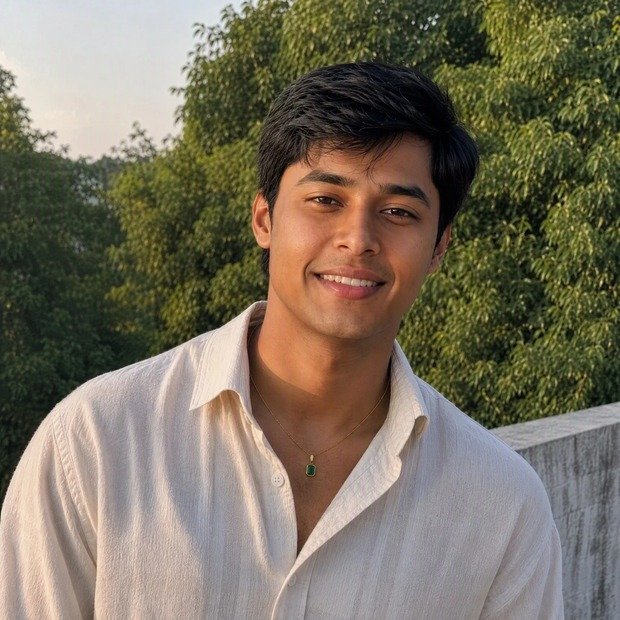
#> input picture profile.jpg, 620 x 620 px
$ python build_ascii_art.py profile.jpg
#> lines starting #> are read from the running program, lines starting #| are printed output that depends on the picture; after the words box and inside, x2 and y2 are one past the last pixel; in counts of white or black regions, pixels touching at a corner belong together
"""
build_ascii_art.py

Converts a portrait photo into blocky, neofetch-style ASCII art:
  1. GrabCut removes the background (so trees/walls/etc. don't turn into noise)
  2. The largest remaining blob (you) is kept, everything else is dropped
  3. Contrast is stretched + CLAHE-enhanced so hair/face/shirt read clearly
  4. The result is downsampled into a character grid using a density ramp

Usage:
    python build_ascii_art.py your_photo.jpg --cols 60 > ascii_lines.txt

Tune --cols for width (60 is a good match for a ~1000px-wide SVG panel).
If the cutout looks wrong (grabbed the wrong region, or clipped your
shoulders), adjust RECT_MARGIN below or pass a tighter/looser photo crop.
"""

import argparse
import numpy as np
import cv2
from PIL import Image

RAMP = " .'`^:;lI!><~+-_?][}{)(|\\/tfjnuvczYXUJCLQ0OZmwqdbkha*8%$@#&"
RECT_MARGIN = 0.02  # fraction of width/height to inset the GrabCut init rectangle


def remove_background(bgr_img):
    h, w = bgr_img.shape[:2]
    mask = np.zeros((h, w), np.uint8)
    bgd_model = np.zeros((1, 65), np.float64)
    fgd_model = np.zeros((1, 65), np.float64)
    rect = (
        int(w * RECT_MARGIN), int(h * RECT_MARGIN),
        int(w * (1 - 2 * RECT_MARGIN)), int(h * (1 - 2 * RECT_MARGIN)),
    )
    cv2.grabCut(bgr_img, mask, rect, bgd_model, fgd_model, 5, cv2.GC_INIT_WITH_RECT)
    fg_mask = np.where((mask == 2) | (mask == 0), 0, 255).astype("uint8")

    kernel = np.ones((7, 7), np.uint8)
    fg_mask = cv2.morphologyEx(fg_mask, cv2.MORPH_OPEN, kernel)
    fg_mask = cv2.morphologyEx(fg_mask, cv2.MORPH_CLOSE, kernel)

    n, labels, stats, _ = cv2.connectedComponentsWithStats(fg_mask, connectivity=8)
    if n > 1:
        largest = 1 + np.argmax(stats[1:, cv2.CC_STAT_AREA])
        fg_mask = np.where(labels == largest, 255, 0).astype("uint8")
    return fg_mask


def enhance_foreground(bgr_img, fg_mask):
    gray = cv2.cvtColor(bgr_img, cv2.COLOR_BGR2GRAY)
    mask_bool = fg_mask > 0

    vals = gray[mask_bool]
    lo, hi = np.percentile(vals, 1), np.percentile(vals, 99)
    stretched = (gray.astype(np.float32) - lo) / max(1.0, (hi - lo)) * 255
    stretched = np.clip(stretched, 0, 255).astype(np.uint8)
    stretched[~mask_bool] = 255

    clahe = cv2.createCLAHE(clipLimit=2.5, tileGridSize=(8, 8))
    enhanced = clahe.apply(stretched)
    enhanced[~mask_bool] = 255
    return enhanced


def to_ascii(gray_array, cols=60, char_aspect=0.50, levels=13, bg_thresh=248):
    img = Image.fromarray(gray_array)
    w, h = img.size
    rows = max(1, int(cols * (h / w) * char_aspect))
    img = img.resize((cols, rows), Image.LANCZOS)
    pixels = list(img.getdata())

    n_bands = min(levels, len(RAMP))
    lines = []
    for r in range(rows):
        row = pixels[r * cols:(r + 1) * cols]
        chars = []
        for p in row:
            if p >= bg_thresh:
                chars.append(" ")
                continue
            band = int((1 - p / 255) * (n_bands - 1))
            idx = int(band * (len(RAMP) - 1) / (n_bands - 1)) if n_bands > 1 else 0
            chars.append(RAMP[idx])
        lines.append("".join(chars).rstrip())

    while lines and not lines[0].strip():
        lines.pop(0)
    while lines and not lines[-1].strip():
        lines.pop()
    return lines


def main():
    ap = argparse.ArgumentParser()
    ap.add_argument("photo")
    ap.add_argument("--cols", type=int, default=60)
    args = ap.parse_args()

    bgr = cv2.imread(args.photo)
#> bgr is the input picture: shape (620, 620, 3); mean B, G, R 94.9, 112.2, 120.7
    fg_mask = remove_background(bgr)
#> in remove_background, `n, labels, stats, _ = cv2.connectedComponentsWithStats(fg_mask, connec..`:
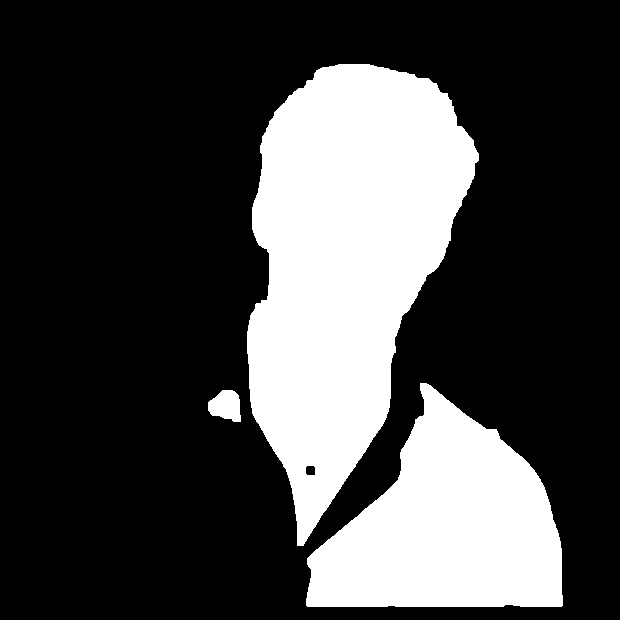
#> fg_mask: shape (620, 620); 27% white; 3 white regions, box (x1, y1, x2, y2) and area: (247, 64, 479, 546) 67462, (306, 383, 563, 607) 35584, (208, 390, 241, 422) 783
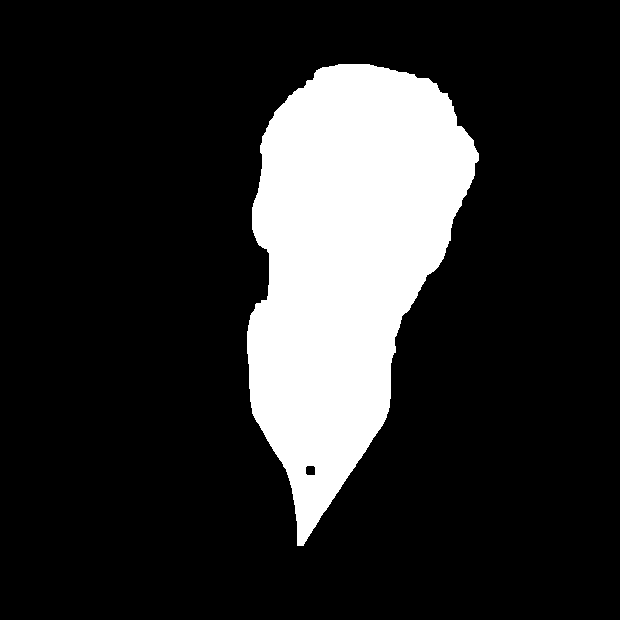
#> fg_mask: shape (620, 620); 17.5% white; 1 white region, box (x1, y1, x2, y2) and area: (247, 64, 479, 546) 67462
    enhanced = enhance_foreground(bgr, fg_mask)
#> in enhance_foreground, `gray = cv2.cvtColor(bgr_img, cv2.COLOR_BGR2GRAY)`:
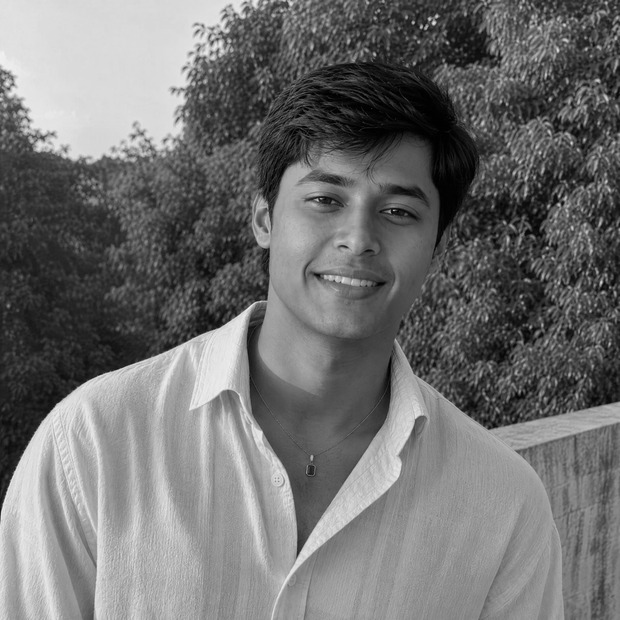
#> gray: shape (620, 620); min 0, max 242, mean 112.8
#> in enhance_foreground, `lo, hi = np.percentile(vals, 1), np.percentile(vals, 99)`: lo = 1; hi = 176
#> in enhance_foreground, `stretched = np.clip(stretched, 0, 255).astype(np.uint8)`:
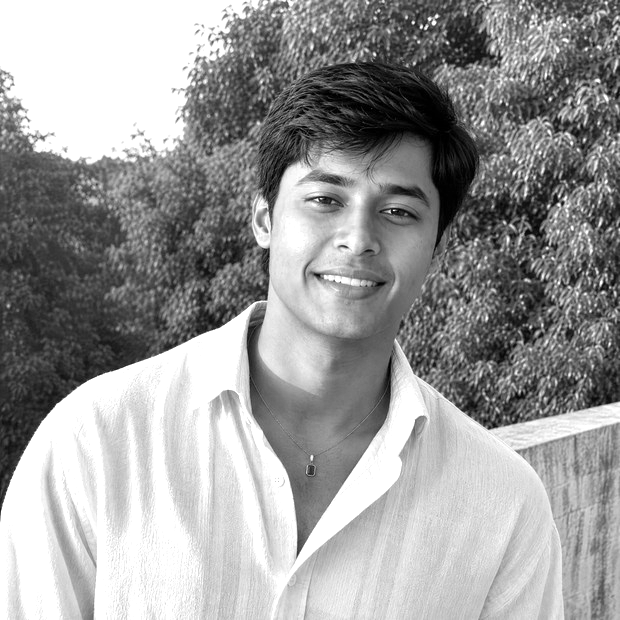
#> stretched: shape (620, 620); min 0, max 255, mean 154.9
#> in enhance_foreground, `stretched[~mask_bool] = 255`:
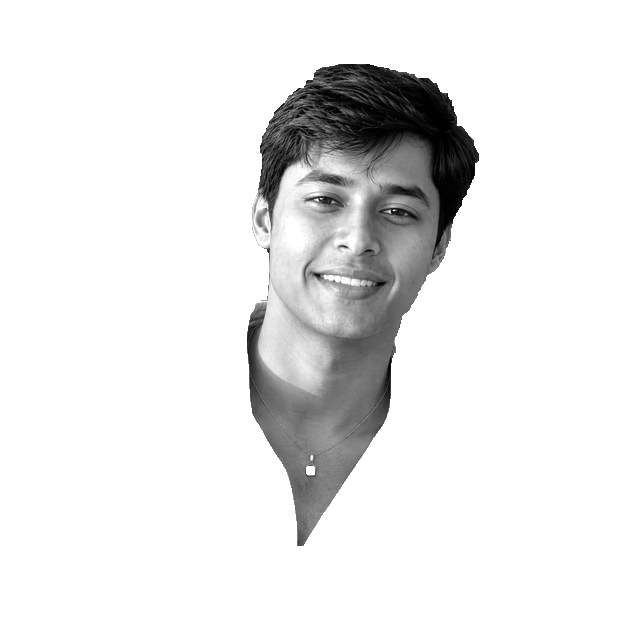
#> stretched: shape (620, 620); min 0, max 255, mean 231.2
#> in enhance_foreground, `enhanced = clahe.apply(stretched)`:
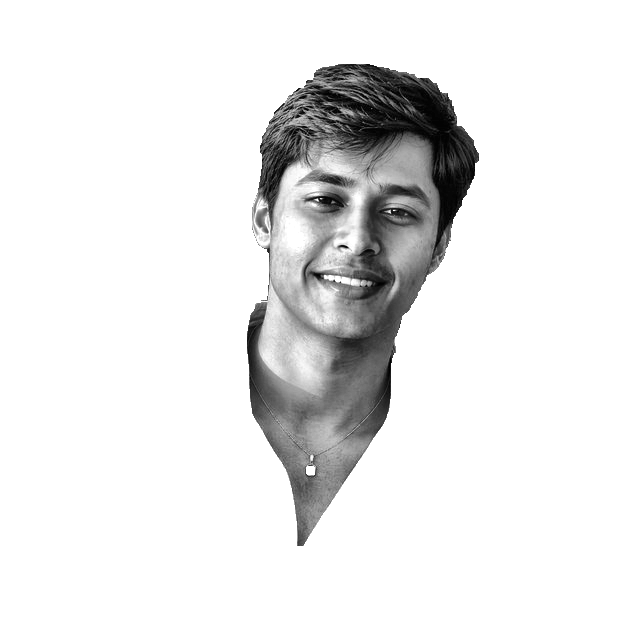
#> enhanced: shape (620, 620); min 0, max 255, mean 231.3
    for line in to_ascii(enhanced, cols=args.cols):
#> in to_ascii, `w, h = img.size`: w = 620
#> in to_ascii, `rows = max(1, int(cols * (h / w) * char_aspect))`: rows = 30
#> in to_ascii, `img = img.resize((cols, rows), Image.LANCZOS)`:
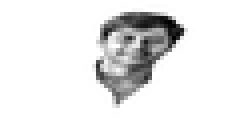
#> img: PIL image 60x30 L (shown 4 times larger); min 0, max 255, mean 231
#> in to_ascii, `pixels = list(img.getdata())`: pixels = 1800 items
#> in to_ascii, `n_bands = min(levels, len(RAMP))`: n_bands = 13
        print(line)
#> this loop made 24 passes
#|                               -\zznzzn\}!^
#|                             -nZZZCCZZbbb8bz!
#|                           -nnnnCCCZbbbbb88&Z
#|                          -zzCznnzZbb8bZCZb88Z-
#|                          nZbz\}!!}nzz\}-}z8bbb^
#|                          z8\ ^-}}-----}}}n8b8C
#|                          nC^^--Cbn^}zznnz\Z&b^
#|                         !}} ^!}nn-^zbCzzz\Cb^
#> (further printed lines are left out)


if __name__ == "__main__":
    main()
